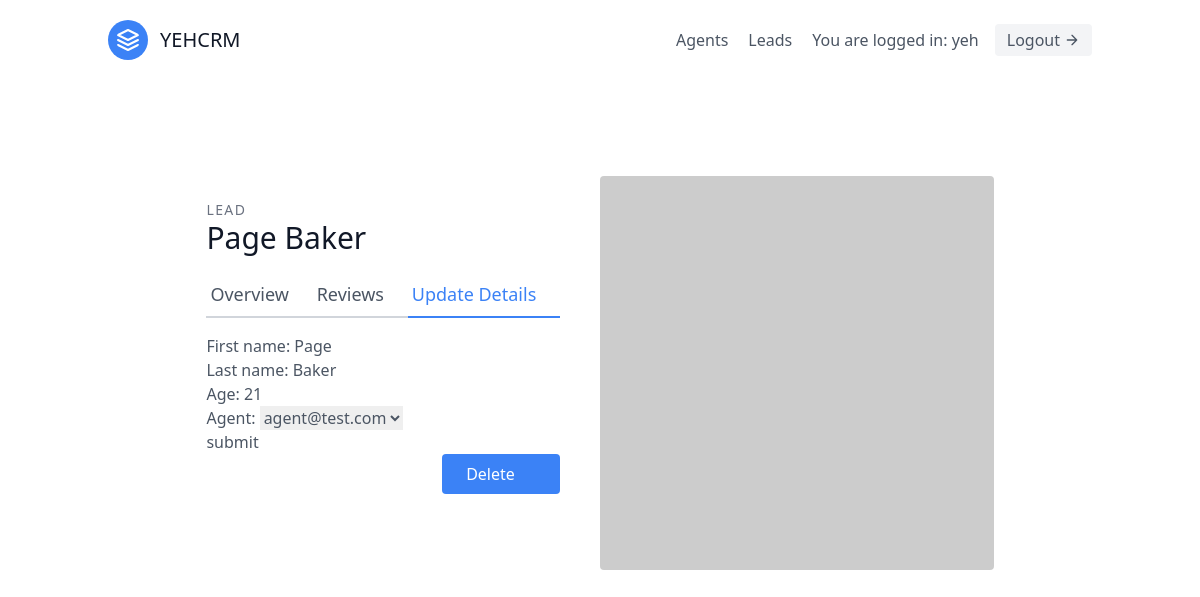
Before: /leads/1/update/ (signed in) with the older database file.
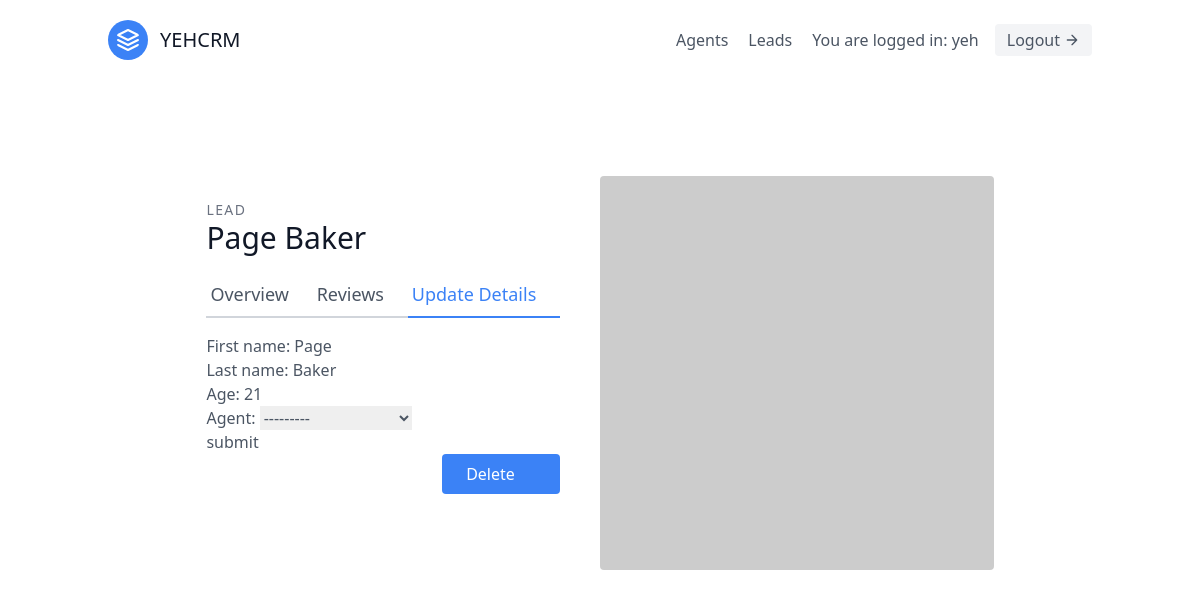
After: the same page with the newer database file.
### leads/models.py (models this page shows, shortened)
class Lead(models.Model):
    first_name = models.CharField(max_length=20)
    last_name = models.CharField(max_length=20)
    age = models.IntegerField(default=0)
    organization = models.ForeignKey(UserProfile,on_delete=models.CASCADE)
    agent = models.ForeignKey("Agent",null=True,blank=True,on_delete = models.SET_NULL)

### leads/views.py (the view, shortened to what this page needs)
# urls.py: path('<int:pk>/update/',LeadUpdateView.as_view(),name='lead-update'),
class LeadUpdateView(OrganizorAndLoginRequiredMixin,UpdateView):
    template_name = "leads/lead_update.html"
    queryset = Lead.objects.all()
    form_class = LeadModelForm

### leads/forms.py
class LeadModelForm(forms.ModelForm):
    class Meta:
        model = Lead
        fields=(
            'first_name',
            'last_name',
            'age',
            'agent',
        )

### agents/mixins.py (called while the page is built)
    def dispatch(self, request, *args, **kwargs):
        if not request.user.is_authenticated or not request.user.is_organizor:
            return redirect("leads:lead-list")
        return super().dispatch(request, *args, **kwargs)

### leads/models.py (called while the page is built)
    def __str__(self):
        return self.user.email

### leads/templates/leads/lead_update.html (shortened to what this page needs)
{% extends "base.html" %}
{% block content %}
<section class="text-gray-600 body-font overflow-hidden">
  <div class="container px-5 py-24 mx-auto">
    <div class="lg:w-4/5 mx-auto flex flex-wrap">
      <div class="lg:w-1/2 w-full lg:pr-10 lg:py-6 mb-6 lg:mb-0">
        <h2 class="text-sm title-font text-gray-500 tracking-widest">
            LEAD
        </h2>
        <h1 class="text-gray-900 text-3xl title-font font-medium mb-4">
            {{lead.first_name}} {{lead.last_name}}
        </h1>
        <div class="flex mb-4">
          <a href="{% url 'leads:lead-detail' lead.pk%}"class="flex-grow border-b-2 border-gray-300 py-2 text-lg px-1">
            Overview
          </a>
          <a class="flex-grow border-b-2 border-gray-300 py-2 text-lg px-1">
            Reviews
          </a>
          <a href="{% url 'leads:lead-update' lead.pk%}"class="flex-grow text-blue-500 border-b-2 border-blue-500 py-2 text-lg px-1">
            Update Details
          </a>
        </div>
        <form method="post">
            {{form.as_p}}
            <button>submit</button>
        </form>
        <a href="{% url 'leads:lead-delete' lead.pk%}"class="w-1/3 flex ml-auto text-white bg-blue-500 border-0 py-2 px-6 focus:outline-none hover:bg-blue-600 rounded">
            Delete
        </a>
        </div>
        <img alt="ecommerce" class="lg:w-1/2 w-full lg:h-auto h-64 object-cover object-center rounded" src="https://dummyimage.com/400x400">
    </div>
  </div>
</section>
{% endblock content %}

Changed rows visible on the page:
changed Lead "Page": agent "agent@test.com" → "---------"
